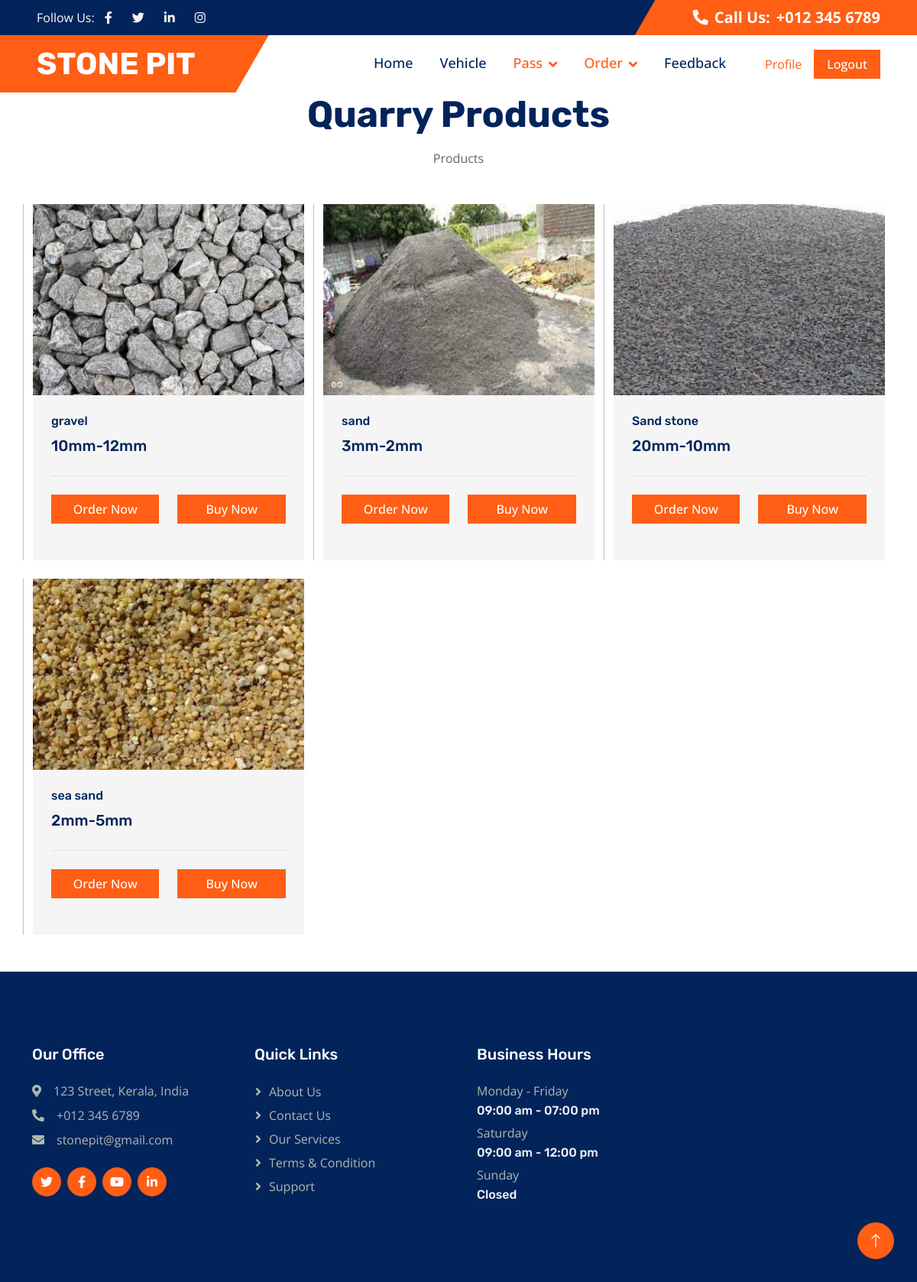
The app's page /contractor_home/ (signed in) with its own data.
### quarryApp/models.py (models this page shows)
class Product_type(models.Model):
    tp_id = models.AutoField(primary_key=True)
    ct = models.ForeignKey(Category,on_delete=models.CASCADE)
    product_type = models.CharField(max_length=80)
    stock = models.IntegerField()
    image = models.CharField(max_length=50)
    class Meta:
        db_table = 'tb_Product_type'

class Category(models.Model):
    ct_id = models.AutoField(primary_key=True)
    category = models.CharField(max_length=80)
    class Meta:
        db_table = 'tb_Category'

### quarryApp/views.py (the view)
# urls.py: path('contractor_home/', views.contractor_home),
def contractor_home(request):
    if 'user' in request.session:
        data = Product_type.objects.all().select_related('ct')
        return render(request,'contractor/home.html',{'data':data})
    else:
        return redirect('/home')

### quarryApp/templates/contractor/home.html (shortened to what this page needs)
{% extends 'contractor/index.html' %}
{% load static %}
{% block content %}
<div class="container-xxl py-6">
    <div class="container">
        <div class="section-header text-center mx-auto mb-5 wow fadeInUp" data-wow-delay="0.1s" style="max-width: 500px;">
            <h1 class="display-5 mb-3">Quarry Products</h1>
            <p>Products</p>
        </div>
        <div class="row g-4">
            {% if data %}
            {% for i in data %}
            <div class="col-lg-4 col-md-6 wow fadeInUp" data-wow-delay="0.1s" style="border-left: 1px solid silver;">
                <img class="img-fluid" style="height: 250px; width: 100%;" src="{{i.image}}" alt="">
                <div class="bg-light p-4">
                    <h6>{{i.ct.category}}</h6>
                    <a class="d-block h5 lh-base mb-4" href="">{{i.product_type}}</a>
                    <div class="text-muted border-top pt-4">
                        <div class="row">
                            <div class="col-6">
                                <small class="me-3"><a href="/order/{{i.tp_id}}" class="btn btn-primary px-3 d-none d-lg-block">Order Now</a></small>
                            </div>
                            <div class="col-6">
                                <small class="me-3"><a href="/buy/{{i.tp_id}}" class="btn btn-primary px-3 d-none d-lg-block">Buy Now</a></small>
                            </div>
                        </div>
                    </div>
                </div>
            </div>
            {% endfor %}
            {% endif %}
        </div>
    </div>
</div>
{% endblock content %}

### quarryApp/templates/contractor/index.html (shortened to what this page needs)
<!DOCTYPE html>
{% load static %}
<html lang="en">
<head>
    <link href="https://cdnjs.cloudflare.com/ajax/libs/font-awesome/5.10.0/css/all.min.css" rel="stylesheet">
    <link href="https://cdn.jsdelivr.net/npm/bootstrap-icons@1.4.1/font/bootstrap-icons.css" rel="stylesheet">
    <link href="{% static 'user/lib/animate/animate.min.css' %}" rel="stylesheet">
    <link href="{% static 'user/lib/owlcarousel/assets/owl.carousel.min.css' %}" rel="stylesheet">
    <link href="{% static 'user/css/bootstrap.min.css' %}" rel="stylesheet">
    <link href="{% static 'user/css/style.css' %}" rel="stylesheet">
    <link href="{% static 'admin/assets/css/style.css' %}" rel="stylesheet">
</head>
<body>
    <div class="container-fluid bg-dark px-0">
        <div class="row g-0 d-none d-lg-flex">
            <div class="col-lg-6 ps-5 text-start">
                <div class="h-100 d-inline-flex align-items-center text-white">
                    <span>Follow Us:</span>
                    <a class="btn btn-link text-light" href=""><i class="fab fa-facebook-f"></i></a>
                    <a class="btn btn-link text-light" href=""><i class="fab fa-twitter"></i></a>
                    <a class="btn btn-link text-light" href=""><i class="fab fa-linkedin-in"></i></a>
                    <a class="btn btn-link text-light" href=""><i class="fab fa-instagram"></i></a>
                </div>
            </div>
            <div class="col-lg-6 text-end">
                <div class="h-100 topbar-right d-inline-flex align-items-center text-white py-2 px-5">
                    <span class="fs-5 fw-bold me-2"><i class="fa fa-phone-alt me-2"></i>Call Us:</span>
                    <span class="fs-5 fw-bold">+012 345 6789</span>
                </div>
            </div>
        </div>
    </div>
    <nav class="navbar navbar-expand-lg bg-white navbar-light sticky-top py-0 pe-5">
        <a href="/index" class="navbar-brand ps-5 me-0">
            <h1 class="text-white m-0">STONE PIT </h1>
        </a>
        <div class="collapse navbar-collapse" id="navbarCollapse">
            <div class="navbar-nav ms-auto p-4 p-lg-0">
                <a href="/contractor_home" class="nav-item nav-link">Home</a>
                <a href="/add_vehicle" class="nav-item nav-link">Vehicle</a>
                <div class="nav-item dropdown">
                    <a href="#" class="nav-link dropdown-toggle active" data-bs-toggle="dropdown">Pass</a>
                </div>
                <div class="nav-item dropdown">
                    <a href="#" class="nav-link dropdown-toggle active" data-bs-toggle="dropdown">Order</a>
                </div>
                <a href="/contractor_feedback" class="nav-item nav-link">Feedback</a>
            </div>
            <a href="/contractor_profile" class="nav-item nav-link">Profile</a>
            <a href="/sign_out" class="btn btn-primary px-3 d-none d-lg-block">Logout</a>
        </div>
    </nav>
    {% block content %}
    {% endblock content %}
    <div class="container-fluid bg-dark footer mt-5 py-5 wow fadeIn" data-wow-delay="0.1s">
        <div class="container py-5">
            <div class="row g-5">
                <div class="col-lg-3 col-md-6">
                    <h5 class="text-white mb-4">Our Office</h5>
                    <p class="mb-2"><i class="fa fa-map-marker-alt me-3"></i>123 Street, Kerala, India</p>
                    <p class="mb-2"><i class="fa fa-phone-alt me-3"></i>+012 345 6789</p>
                    <p class="mb-2"><i class="fa fa-envelope me-3"></i>stonepit@gmail.com</p>
                    <div class="d-flex pt-3">
                        <a class="btn btn-square btn-primary rounded-circle me-2" href=""><i class="fab fa-twitter"></i></a>
                        <a class="btn btn-square btn-primary rounded-circle me-2" href=""><i class="fab fa-facebook-f"></i></a>
                        <a class="btn btn-square btn-primary rounded-circle me-2" href=""><i class="fab fa-youtube"></i></a>
                        <a class="btn btn-square btn-primary rounded-circle me-2" href=""><i class="fab fa-linkedin-in"></i></a>
                    </div>
                </div>
                <div class="col-lg-3 col-md-6">
                    <h5 class="text-white mb-4">Quick Links</h5>
                    <a class="btn btn-link" href="">About Us</a>
                    <a class="btn btn-link" href="">Contact Us</a>
                    <a class="btn btn-link" href="">Our Services</a>
                    <a class="btn btn-link" href="">Terms & Condition</a>
                    <a class="btn btn-link" href="">Support</a>
                </div>
                <div class="col-lg-3 col-md-6">
                    <h5 class="text-white mb-4">Business Hours</h5>
                    <p class="mb-1">Monday - Friday</p>
                    <h6 class="text-light">09:00 am - 07:00 pm</h6>
                    <p class="mb-1">Saturday</p>
                    <h6 class="text-light">09:00 am - 12:00 pm</h6>
                    <p class="mb-1">Sunday</p>
                    <h6 class="text-light">Closed</h6>
                </div>
            </div>
        </div>
    </div>
    <a href="#" class="btn btn-lg btn-primary btn-lg-square rounded-circle back-to-top"><i class="bi bi-arrow-up"></i></a>
</body>
</html>

### quarryApp/static/user/css/style.css (style rules this page uses)
:root { --primary: #FF5E14; --secondary: #5F656F; --light: #F5F5F5; --dark: #02245B; }
.back-to-top { position: fixed; display: none; right: 30px; bottom: 30px; z-index: 99; }
h1, h2, .h1, .h2, .fw-bold { font-weight: 700 !important; }
h5, h6, .h5, .h6, .fw-semi-bold { font-weight: 500 !important; }
.btn { transition: .5s; font-weight: 500; }
.btn-primary, .btn-outline-primary:hover { color: #FFFFFF; }
.btn-square { width: 38px; height: 38px; }
.btn-lg-square { width: 48px; height: 48px; }
.btn-square, .btn-sm-square, .btn-lg-square { padding: 0; display: flex; align-items: center; justify-content: center; font-weight: normal; }
.topbar-right { position: relative; background: var(--primary); }
.topbar-right::before { position: absolute; content: ""; width: 30px; height: 100%; top: 0; left: -15px; transform: skewX(-30deg); background-color: var(--primary); }
.navbar.sticky-top { top: -100px; transition: .5s; }
.navbar .navbar-brand { position: relative; padding-right: 50px; height: 75px; display: flex; align-items: center; background: var(--primary); }
.navbar .navbar-brand::after { position: absolute; content: ""; width: 50px; height: 100%; top: 0; right: -25px; transform: skewX(-30deg); background-color: var(--primary); }
.navbar .navbar-nav .nav-link { margin-right: 35px; padding: 20px 0; color: var(--dark); font-size: 18px; font-weight: 500; outline: none; }
.navbar .navbar-nav .nav-link:hover, .navbar .navbar-nav .nav-link.active { color: var(--primary); }
.navbar .dropdown-toggle::after { border: none; content: "\f107"; font-family: "Font Awesome 5 Free"; font-weight: 900; vertical-align: middle; margin-left: 8px; }
.footer { color: #B0B9AE; }
.footer .btn.btn-link { display: block; margin-bottom: 5px; padding: 0; text-align: left; color: #B0B9AE; font-weight: normal; text-transform: capitalize; transition: .3s; }
.footer .btn.btn-link::before { position: relative; content: "\f105"; font-family: "Font Awesome 5 Free"; font-weight: 900; margin-right: 10px; }

### records on screen
Product_type: image (picture), ct.category "gravel", product_type "10mm-12mm"
Product_type: shows a picture, ct.category "sand", product_type "3mm-2mm"
Product_type: image (picture), ct.category "Sand stone", product_type "20mm-10mm"
Product_type: image (picture), ct.category "sea sand", product_type "2mm-5mm"
